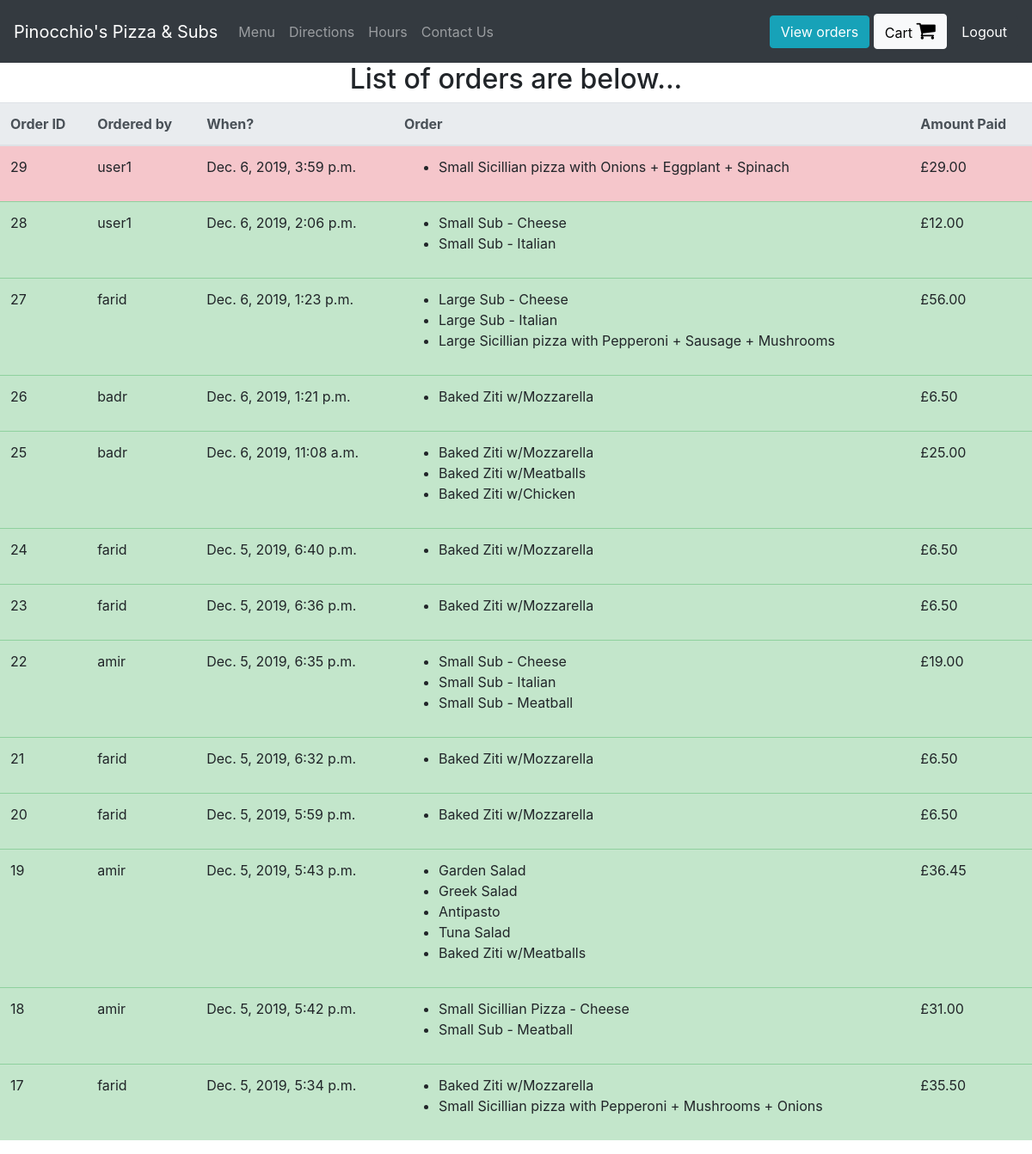
The app's page /view-orders (signed in), older data.
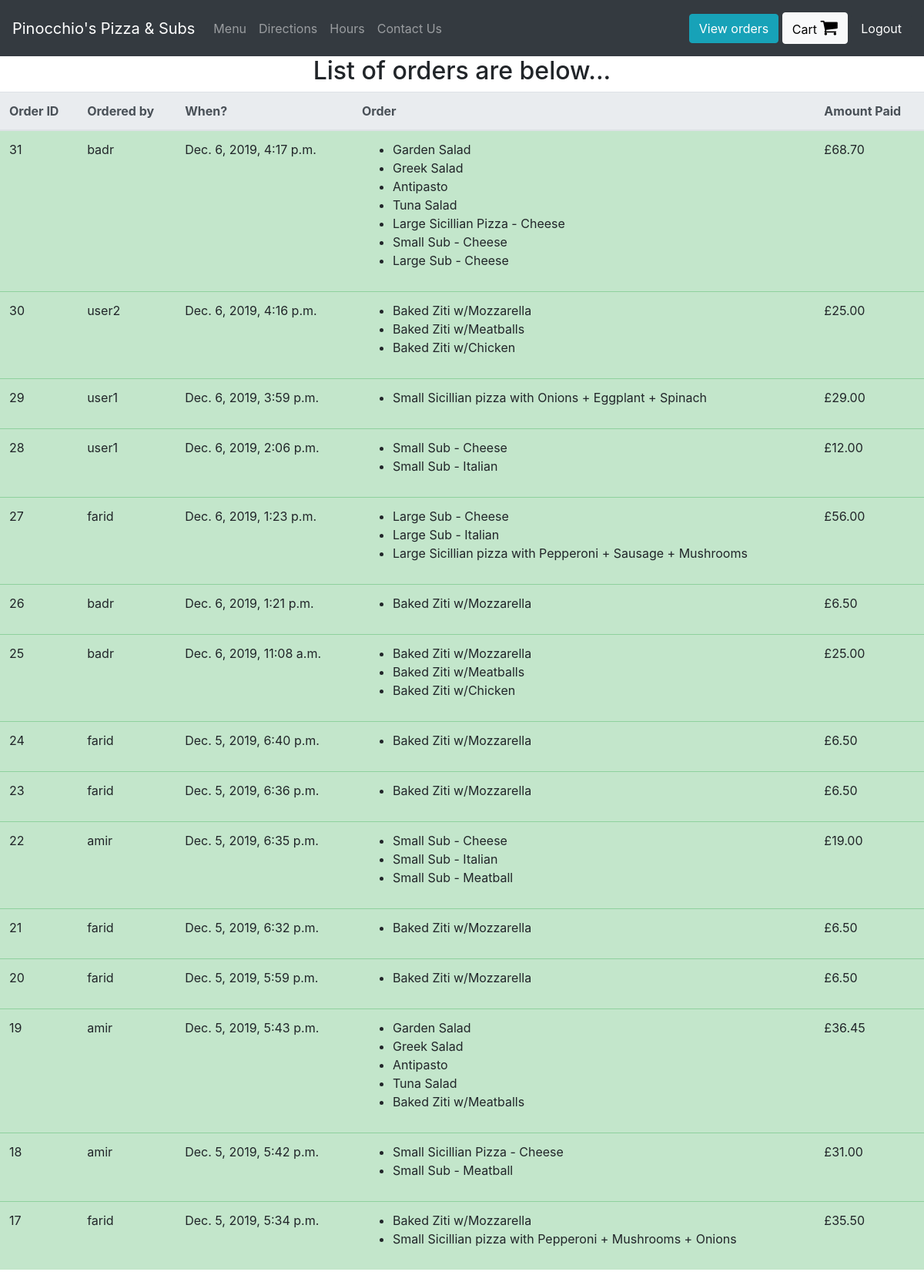
The same page, newer data.
### orders/models.py (models this page shows, shortened)
class UserOrder(models.Model):
    username = models.CharField(max_length=200) #who placed the order
    order = models.TextField() #this will be a string representation of the cart from localStorage
    price = models.DecimalField(max_digits=6, decimal_places=2) #how much was the order
    time_of_order  = models.DateTimeField(default=datetime.now, blank=True)
    delivered = models.BooleanField()

### orders/views.py (the view)
# urls.py: path("view-orders", views.view_orders, name="view_orders"),
def view_orders(request):
    if request.user.is_superuser:
        rows = UserOrder.objects.all().order_by('-time_of_order')
        return render(request, "orders/orders.html", context = {"rows":rows})
    else:
        rows = UserOrder.objects.all().filter(username = request.user.username).order_by('-time_of_order')
        return render(request, "orders/orders.html", context = {"rows":rows})

### orders/templatetags/custom_tags.py (called while the page is built)
@register.filter(name="format_cart")
def format_cart(value):
    return value[1:-1].split(",")

@register.filter(name="format_cart_item")
def format_cart_item(value):
    return value.replace("'","")

### orders/templates/orders/orders.html
{% extends 'orders/header.html' %}
{% load custom_tags %}
{% block content %}
<div class="container-fluid">
  <div class="row justify-content-center">
    {% if user.is_superuser %}
      <h2>List of orders are below...</h2>
    {% else %}
      <h2> Orders by: {{user.get_username}} </h2>
    {% endif %}
    <table class="table">
        <thead class="thead-light">
        <tr>
          <th scope="col">Order ID</th>
          <th scope="col">Ordered by</th>
          <th scope="col">When?</th>
          <th scope="col">Order</th>
          <th scope="col">Amount Paid</th>
        </tr>
        </thead>
        <tbody id = "orders_table">
          {% for row in rows %}
          {% if row.delivered %}
            <tr class="table-success">
          {% else %}
            <tr class="table-danger mark-as-complete">
          {% endif %}
              <td>{{row.id}}</td>
              <td>{{row.username}}</td>
              <td>{{row.time_of_order}}</td>
              <td >
                <ul>
                  {% for item in row.order|format_cart %}
                    <li>{{item|format_cart_item}}</li>
                  {% endfor %}
                </ul>
              </td>
              <td>£{{row.price}}</td>
            </tr>
          {% endfor %}
        </tbody>
    </table>
  </div>
</div>
{% endblock %}

Row changes from the older to the newer data that the page shows:
added UserOrder: id "31", username "badr", time_of_order "Dec. 6, 2019, 4:17 p.m.", order "Garden Salad" "Greek Salad" "Antipasto" "Tuna Salad" "Large Sicillian Pizza - Cheese" "Small Sub - Cheese" "Large Sub - Cheese", price "68.70"
added UserOrder: id "30", username "user2", time_of_order "Dec. 6, 2019, 4:16 p.m.", order "Baked Ziti w/Mozzarella" "Baked Ziti w/Meatballs" "Baked Ziti w/Chicken", price "25.00"
changed UserOrder "Dec. 6, 2019, 3:59 p.m.": delivered False → True (drawn)
